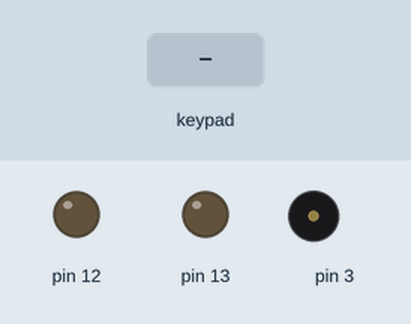
The sketch below on a simulated Arduino Uno, built with avr-gcc and run on an emulated ATmega328P. Parts: output pins drawn as LEDs (lit = HIGH), buzzer (waves = sounding). Inputs (shaded band) come from the test bench. What the sketch prints to the serial monitor is not drawn.

Above: at 1.2 s.
1.3 s: keypad keys 1 1 1 0 9 8 pressed 0.4 s apart
At 3.5 s:
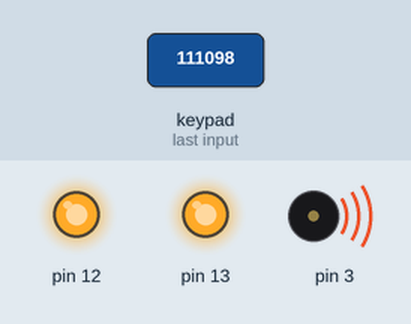
Timing chart, 0 to 5.0 s (numbered marks = the images above; inputs shaded):
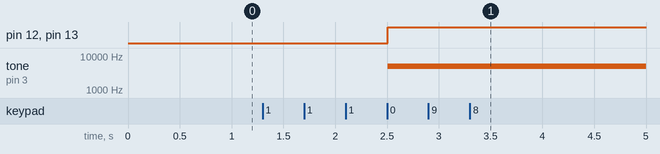

The sketch:

smart_lock_proj.ino
```cpp
#include <Key.h>
#include <Keypad.h>

int ledR1=13;
int ledR2=12;
int buzzer=3;

const byte r = 4;  // number of rows
const byte c = 4;  // number of cols

char hexakeys[r][c] =
{
  {'1', '2', '3', 'A'},
  {'4', '5', '6', 'B'},
  {'7', '8', '9', 'C'},
  {'*', '0', '#', 'D'},
};

byte rowpins[r] = {11, 10, 9, 8};  // pins at rows
byte colpins[c] = {7, 6, 5, 4};    // pins at cols

Keypad pad = Keypad(makeKeymap(hexakeys), rowpins, colpins, r, c);
char entered_pswd[5];
const char original_pswd[] = "4567";

void setup() {
  Serial.begin(9600);
  pinMode(13,OUTPUT);
  pinMode(12,OUTPUT);
  pinMode(3,OUTPUT);
}

void loop() {
  char key = pad.getKey();
  if (key && strlen(entered_pswd)<4)   //if entered string is not of length 4 then print only value
   {
    Serial.print(key);
    entered_pswd[strlen(entered_pswd)] = key;
    if (strlen(entered_pswd) == 4)    //compare at string length of 4
     {
      if (strcmp(entered_pswd, original_pswd) == 0)
      {
        Serial.println(" Access granted");
        digitalWrite(13,LOW);
        digitalWrite(12,LOW);
        noTone(3);

      } else
      {
        Serial.println(" Access denied");
        digitalWrite(13,HIGH);
        digitalWrite(12,HIGH);
        tone(3,5000);

      }
    }
  }
}
```

Measured:
- after the input at 1.3 s, pin 12, pin 13: LOW → HIGH after 1.2 s; tone on pin 3: silent → 5000 Hz after 1.2 s
